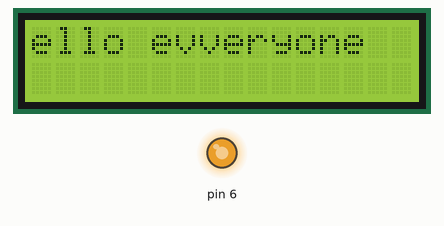
Recording of a sketch running on a simulated Arduino Uno, built with avr-gcc and run on an emulated ATmega328P. Shown: 16×2 character LCD, output pins drawn as LEDs (lit = HIGH).

Above: at 1.26 s.
At 2.46 s:
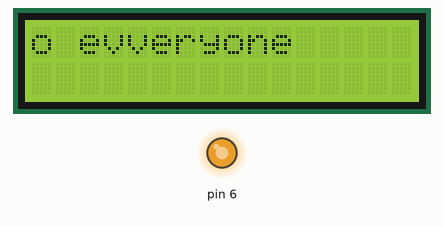
At 3.66 s:
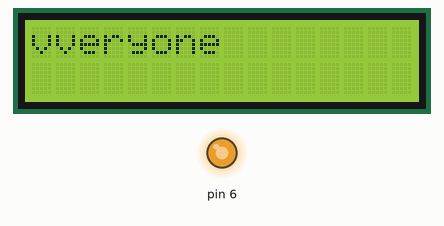
At 6.46 s:
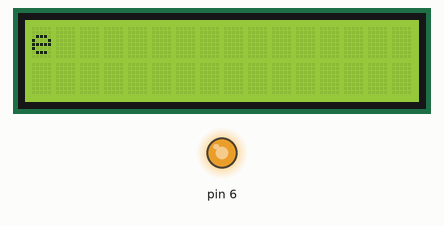
At 11.66 s:
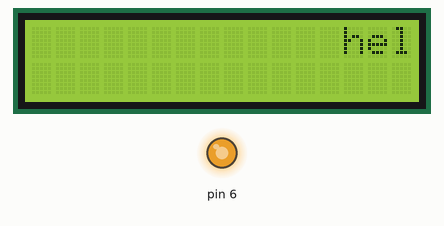
At 16.7 s:
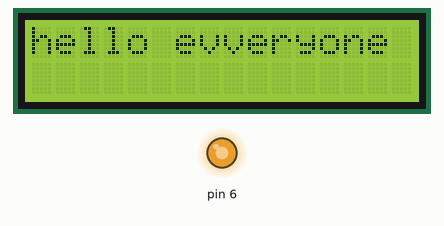

Measured:
- what the display in image 0 shows lasts 0.4 s, from 1.1 s to 1.5 s

The sketch:

lcd.ino
```cpp
#include <LiquidCrystal.h>
int Con=2000;
 LiquidCrystal lcd(12, 11, 5, 4, 3, 2);

 void setup()
 {
    analogWrite(6,Con);
     lcd.begin(16, 2);
     lcd.print("hello evveryone");
     delay(1000);
  }
     void loop()
 {
  for(int positionCounter = 0;positionCounter <13;positionCounter++) {
    lcd.scrollDisplayLeft();
    delay(400);
  }


  for(int positionCounter = 0;positionCounter <27; positionCounter++){
     lcd.scrollDisplayLeft();
     delay(400);
  }
  delay(50000);

 }
```
